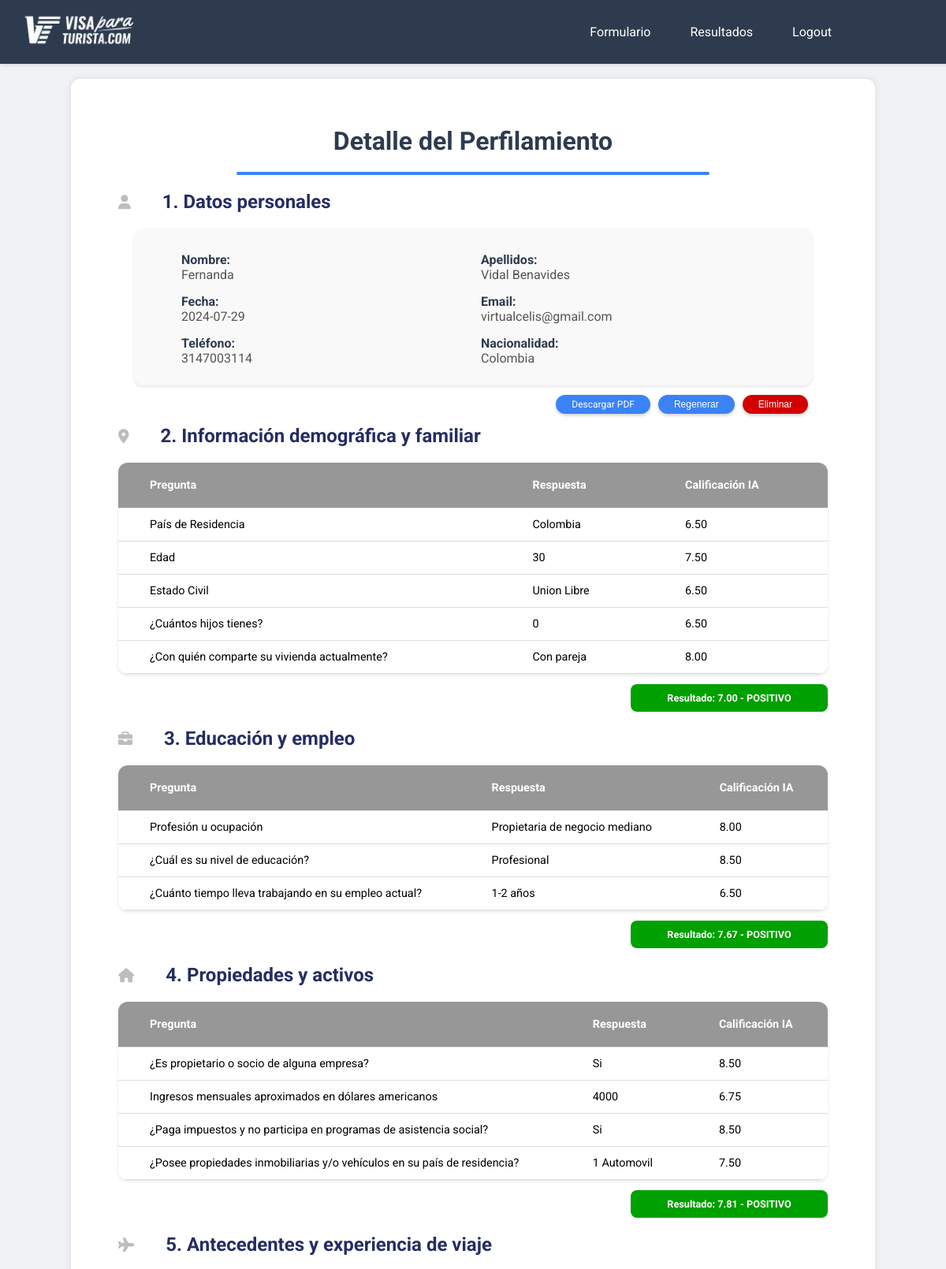
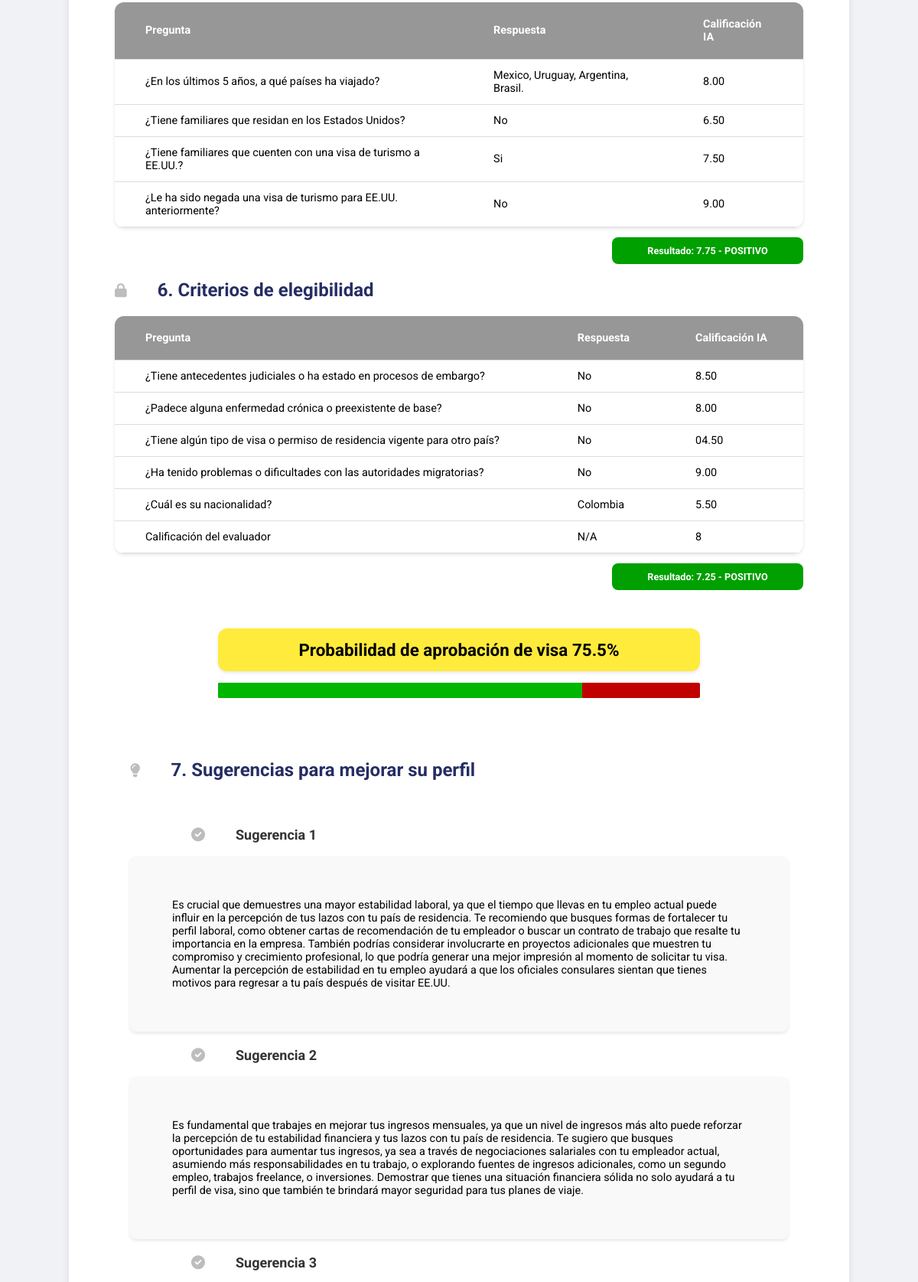
The app's page /detail/4 (signed in, upper part) with its own data (2 pictures, top to bottom).
### models.py (models this page shows)
class FormResult(db.Model):
  id = db.Column(db.Integer, primary_key=True)
  fecha = db.Column(db.String(50), nullable=False)
  nombre = db.Column(db.String(100), nullable=False)
  apellidos = db.Column(db.String(100), nullable=False)
  email = db.Column(db.String(100), nullable=False)
  telefono = db.Column(db.String(50), nullable=False)
  pais_residencia = db.Column(db.String(100), nullable=False)
  edad = db.Column(db.Integer, nullable=False)
  estado_civil = db.Column(db.String(50), nullable=False)
  hijos = db.Column(db.String(50), nullable=False)
  vivienda = db.Column(db.String(100), nullable=False)
  profesion = db.Column(db.String(100), nullable=False)
  nivel_educacion = db.Column(db.String(100), nullable=False)
  tiempo_empleo = db.Column(db.String(100), nullable=False)
  propietario = db.Column(db.String(50), nullable=False)
  ingresos = db.Column(db.Integer, nullable=False)
  impuestos = db.Column(db.String(50), nullable=False)
  propiedades = db.Column(db.String(100), nullable=False)
  viajes = db.Column(db.String(100), nullable=False)
  familiares_eeuu = db.Column(db.String(100), nullable=False)
  familiares_visa = db.Column(db.String(100), nullable=False)
  visa_negada = db.Column(db.String(100), nullable=False)
  antecedentes = db.Column(db.String(100), nullable=False)
  enfermedades = db.Column(db.String(100), nullable=False)
  visa_otra = db.Column(db.String(100), nullable=False)
  problemas_migratorios = db.Column(db.String(100), nullable=False)
  nacionalidad = db.Column(db.String(100), nullable=False)
  calificacion = db.Column(db.Integer, nullable=False)
  calificacion_pais_residencia_ChatGPT = db.Column(db.Text, nullable=True)
  calificacion_edad_ChatGPT = db.Column(db.Text, nullable=True)
  calificacion_estado_civil_ChatGPT = db.Column(db.Text, nullable=True)
  calificacion_hijos_ChatGPT = db.Column(db.Text, nullable=True)
  calificacion_vivienda_ChatGPT = db.Column(db.Text, nullable=True)
  calificacion_profesion_ChatGPT = db.Column(db.Text, nullable=True)
  calificacion_nivel_educacion_ChatGPT = db.Column(db.Text, nullable=True)
  calificacion_tiempo_empleo_ChatGPT = db.Column(db.Text, nullable=True)
  calificacion_propietario_ChatGPT = db.Column(db.Text, nullable=True)
  calificacion_ingresos_ChatGPT = db.Column(db.Text, nullable=True)
  calificacion_impuestos_ChatGPT = db.Column(db.Text, nullable=True)
  calificacion_propiedades_ChatGPT = db.Column(db.Text, nullable=True)
  calificacion_viajes_ChatGPT = db.Column(db.Text, nullable=True)
  calificacion_familiares_eeuu_ChatGPT = db.Column(db.Text, nullable=True)
  calificacion_familiares_visa_ChatGPT = db.Column(db.Text, nullable=True)
  calificacion_visa_negada_ChatGPT = db.Column(db.Text, nullable=True)
  calificacion_antecedentes_ChatGPT = db.Column(db.Text, nullable=True)
  calificacion_enfermedades_ChatGPT = db.Column(db.Text, nullable=True)
  calificacion_visa_otra_ChatGPT = db.Column(db.Text, nullable=True)
  calificacion_problemas_migratorios_ChatGPT = db.Column(db.Text, nullable=True)
  calificacion_nacionalidad_ChatGPT = db.Column(db.Text, nullable=True)
  calificacion_criterios_confidenciales_ChatGPT = db.Column(db.Text, nullable=True)
  probabilidad = db.Column(db.Integer, nullable=False)
  sugerencia_1_ChatGPT = db.Column(db.Text, nullable=True)
  sugerencia_2_ChatGPT = db.Column(db.Text, nullable=True)
  sugerencia_3_ChatGPT = db.Column(db.Text, nullable=True)
  calificacion_categoria_informacion_demografica_familiar_ChatGPT = db.Column(db.Text, nullable=True)
  calificacion_categoria_educacion_empleo_ChatGPT = db.Column(db.Text, nullable=True)
  calificacion_categoria_propiedades_activos_ChatGPT = db.Column(db.Text, nullable=True)
  calificacion_categoria_antecedentes_experiencia_viaje_ChatGPT = db.Column(db.Text, nullable=True)
  calificacion_categoria_criterios_confidenciales_ChatGPT = db.Column(db.Text, nullable=True)
  notas = db.Column(db.Text, nullable=True)
  pdf_path = db.Column(db.String(200), nullable=False)

### app.py (the view)
@app.route('/detail/<int:id>')
@login_required
def detail(id):
    result = FormResult.query.get_or_404(id)
    return render_template('detail.html', result=result)

### app.py (called while the page is built)
@login_manager.user_loader
def load_user(user_id):
    return User.query.get(int(user_id))

### templates/detail.html (shortened to what this page needs)
<!DOCTYPE html>
<html lang="es">
<head>
    <link rel="stylesheet" href="https://cdnjs.cloudflare.com/ajax/libs/font-awesome/6.0.0-beta3/css/all.min.css">
</head>
<body>
  <nav class="navbar">
    <div class="topbar">
      <a href="/">
        <img
          src="../static/images/navbar.png"
          alt="Logo visa par turistas"
          class="logo-topbar"
      /></a>
      <div class="topbar-menu menu-adjustable">
        <a href="/form" class="{% if request.path == '/' %}active{% endif %}"
          >Formulario</a
        >
        <a
          href="/results"
          class="{% if request.path == '/results' %}active{% endif %}"
          >Resultados</a
        >
        {% if current_user.is_authenticated %}
        <a
          href="{{ url_for('logout') }}"
          class="{% if request.path == url_for('logout') %}active{% endif %}"
          >Logout</a
        >
        {% else %}
        <a
          href="{{ url_for('login') }}"
          class="{% if request.path == url_for('login') %}active{% endif %}"
          >Login</a
        >
        {% endif %}
      </div>
    </div>
  </nav>
    <div class="container" id="content">
        <div class="header content-margins">
            <h1>Detalle del Perfilamiento</h1>
            <div class="separator"></div>
        </div>
        <h2><i class="fa fa-user"></i> 1. Datos personales</h2>
        <div class="personal-details content-margins">
            <div>
                <label>Nombre:</label>
                <span id="nombre-span">{{ result.nombre }}</span>
            </div>
            <div>
                <label>Apellidos:</label>
                <span id="apellidos-span">{{ result.apellidos }}</span>
            </div>
            <div>
                <label>Fecha:</label>
                <span id="fecha-span">{{ result.fecha }}</span>
            </div>
            <div>
                <label>Email:</label>
                <span id="email-span">{{ result.email }}</span>
            </div>
            <div data-html2canvas-ignore="true">
                <label>Teléfono:</label>
                <span id="telefono-span">{{ result.telefono }}</span>
            </div>
            <div data-html2canvas-ignore="true">
                <label>Nacionalidad:</label>
                <span id="nacionalidad-span">{{ result.nacionalidad }}</span>
            </div>
        </div>
        <div class="buttons" data-html2canvas-ignore="true">
            <a href="#" id="generatePDF" data-id="{{ result.id }}">Descargar PDF</a>
            <button type="button" onclick="document.getElementById('regenerar-form').submit();">Regenerar</button>
            <button class="delete-button" onclick="openDeleteDialog()">Eliminar</button>
        </div>
        <h2><i class="fa fa-map-marker-alt"></i> 2. Información demográfica y familiar</h2>
        <table class="other-info">
            <tr>
                <th>Pregunta</th>
                <th>Respuesta</th>
                <th>Calificación IA</th>
            </tr>
            <tr>
                <td>País de Residencia</td>
                <td>{{ result.pais_residencia }}</td>
                <td>{{ result.calificacion_pais_residencia_ChatGPT }}</td>
            </tr>
            <tr>
                <td>Edad</td>
                <td>{{ result.edad }}</td>
                <td>{{ result.calificacion_edad_ChatGPT }}</td>
            </tr>
            <tr>
                <td>Estado Civil</td>
                <td>{{ result.estado_civil }}</td>
                <td>{{ result.calificacion_estado_civil_ChatGPT }}</td>
            </tr>
            <tr>
                <td>¿Cuántos hijos tienes?</td>
                <td>{{ result.hijos }}</td>
                <td>{{ result.calificacion_hijos_ChatGPT }}</td>
            </tr>
            <tr>
                <td>¿Con quién comparte su vivienda actualmente?</td>
                <td>{{ result.vivienda }}</td>
                <td>{{ result.calificacion_vivienda_ChatGPT }}</td>
            </tr>
        </table>
        <div class="result-container">
            <div id="result-info-table" class="result-box"></div>
        </div>
        <h2><i class="fa fa-briefcase"></i> 3. Educación y empleo</h2>
        <table class="other-info">
            <tr>
                <th>Pregunta</th>
                <th>Respuesta</th>
                <th>Calificación IA</th>
            </tr>
            <tr>
                <td>Profesión u ocupación</td>
                <td>{{ result.profesion }}</td>
                <td>{{ result.calificacion_profesion_ChatGPT }}</td>
            </tr>
            <tr>
                <td>¿Cuál es su nivel de educación?</td>
                <td>{{ result.nivel_educacion }}</td>
                <td>{{ result.calificacion_nivel_educacion_ChatGPT }}</td>
            </tr>
            <tr>
                <td>¿Cuánto tiempo lleva trabajando en su empleo actual?</td>
                <td>{{ result.tiempo_empleo }}</td>
                <td>{{ result.calificacion_tiempo_empleo_ChatGPT }}</td>
            </tr>
        </table>
        <div class="result-container">
            <div id="result-education-table" class="result-box"></div>
        </div>
        <h2><i class="fa fa-home"></i> 4. Propiedades y activos</h2>
        <table class="other-info">
            <tr>
                <th>Pregunta</th>
                <th>Respuesta</th>
                <th>Calificación IA</th>
            </tr>
            <tr>
                <td>¿Es propietario o socio de alguna empresa?</td>
                <td>{{ result.propietario }}</td>
                <td>{{ result.calificacion_propietario_ChatGPT }}</td>
            </tr>
            <tr>
                <td>Ingresos mensuales aproximados en dólares americanos</td>
                <td>{{ result.ingresos }}</td>
                <td>{{ result.calificacion_ingresos_ChatGPT }}</td>
            </tr>
            <tr>
                <td>¿Paga impuestos y no participa en programas de asistencia social?</td>
                <td>{{ result.impuestos }}</td>
                <td>{{ result.calificacion_impuestos_ChatGPT }}</td>
            </tr>
            <tr>
                <td>¿Posee propiedades inmobiliarias y/o vehículos en su país de residencia?</td>
                <td>{{ result.propiedades }}</td>
                <td>{{ result.calificacion_propiedades_ChatGPT }}</td>
            </tr>
        </table>
        <div class="result-container">
            <div id="result-assets-table" class="result-box"></div>
        </div>
        <h2><i class="fa fa-plane"></i> 5. Antecedentes y experiencia de viaje</h2>
        <table class="other-info">
            <tr>
                <th>Pregunta</th>
                <th>Respuesta</th>
                <th>Calificación IA</th>
            </tr>
            <tr>
                <td>¿En los últimos 5 años, a qué países ha viajado?</td>
                <td>{{ result.viajes }}</td>
                <td>{{ result.calificacion_viajes_ChatGPT }}</td>
            </tr>
            <tr>
                <td>¿Tiene familiares que residan en los Estados Unidos?</td>
                <td>{{ result.familiares_eeuu }}</td>
                <td>{{ result.calificacion_familiares_eeuu_ChatGPT }}</td>
            </tr>
            <tr>
                <td>¿Tiene familiares que cuenten con una visa de turismo a EE.UU.?</td>
                <td>{{ result.familiares_visa }}</td>
                <td>{{ result.calificacion_familiares_visa_ChatGPT }}</td>
            </tr>
            <tr>
                <td>¿Le ha sido negada una visa de turismo para EE.UU. anteriormente?</td>
                <td>{{ result.visa_negada }}</td>
                <td>{{ result.calificacion_visa_negada_ChatGPT }}</td>
            </tr>
        </table>
        <div class="result-container">
            <div id="result-background-table" class="result-box"></div>
        </div>
        <h2><i class="fa fa-lock"></i> 6. Criterios de elegibilidad</h2>
        <table class="other-info">
            <tr>
                <th>Pregunta</th>
                <th>Respuesta</th>
                <th>Calificación IA</th>
            </tr>
            <tr>
                <td>¿Tiene antecedentes judiciales o ha estado en procesos de embargo?</td>
                <td>{{ result.antecedentes }}</td>
                <td>{{ result.calificacion_antecedentes_ChatGPT }}</td>
            </tr>
            <tr>
                <td>¿Padece alguna enfermedad crónica o preexistente de base?</td>
                <td>{{ result.enfermedades }}</td>
                <td>{{ result.calificacion_enfermedades_ChatGPT }}</td>
            </tr>
            <tr>
                <td>¿Tiene algún tipo de visa o permiso de residencia vigente para otro país?</td>
                <td>{{ result.visa_otra }}</td>
                <td>{{ result.calificacion_visa_otra_ChatGPT }}</td>
            </tr>
            <tr>
                <td>¿Ha tenido problemas o dificultades con las autoridades migratorias?</td>
                <td>{{ result.problemas_migratorios }}</td>
                <td>{{ result.calificacion_problemas_migratorios_ChatGPT }}</td>
            </tr>
            <tr>
                <td>¿Cuál es su nacionalidad?</td>
                <td>{{ result.nacionalidad }}</td>
                <td>{{ result.calificacion_nacionalidad_ChatGPT }}</td>
            </tr>
            <tr>
                <td>Calificación del evaluador</td>
                <td>N/A</td>
                <td>{{ result.calificacion }}</td>
            </tr>
        </table>
        <div class="result-container">
            <div id="result-confidential-table" class="result-box"></div>
        </div>
        <div class="probability">
            <strong>Probabilidad de aprobación de visa</strong>
            <strong>{{ result.probabilidad }}%</strong>
        </div>
        <div class="probability-bar">
            <div class="probability-bar-inner"></div>
        </div>
        <div class="suggestions content-margins">
            <h2 style="margin-bottom: 60px;"><i class="fa fa-lightbulb"></i> 7. Sugerencias para mejorar su perfil</h2>
            <div class="suggestion">
                <h3><i class="fa fa-check-circle"></i> Sugerencia 1</h3>
                <p>{{ result.sugerencia_1_ChatGPT }}</p>
            </div>
            <div class="suggestion">
                <h3><i class="fa fa-check-circle"></i> Sugerencia 2</h3>
                <p>{{ result.sugerencia_2_ChatGPT }}</p>
            </div>
            <div class="suggestion">
                <h3><i class="fa fa-check-circle"></i> Sugerencia 3</h3>
            </div>
        </div>
</body>
</html>

### records on screen
FormResult: nombre "Fernanda", apellidos "Vidal Benavides", fecha "2024-07-29", email "virtualcelis@gmail.com", telefono "3147003114", nacionalidad "Colombia", pais_residencia "Colombia", calificacion_pais_residencia_ChatGPT "6.50", edad "30", calificacion_edad_ChatGPT "7.50", estado_civil "Union Libre", calificacion_estado_civil_ChatGPT "6.50", hijos "0", calificacion_hijos_ChatGPT "6.50", vivienda "Con pareja", calificacion_vivienda_ChatGPT "8.00", profesion "Propietaria de negocio mediano", calificacion_profesion_ChatGPT "8.00", nivel_educacion "Profesional", calificacion_nivel_educacion_ChatGPT "8.50", tiempo_empleo "1-2 años", calificacion_tiempo_empleo_ChatGPT "6.50", propietario "Si", calificacion_propietario_ChatGPT "8.50", ingresos "4000", calificacion_ingresos_ChatGPT "6.75", impuestos "Si", calificacion_impuestos_ChatGPT "8.50", propiedades "1 Automovil", calificacion_propiedades_ChatGPT "7.50", viajes "Mexico, Uruguay, Argentina, Brasil.", calificacion_viajes_ChatGPT "8.00", familiares_eeuu "No", calificacion_familiares_eeuu_ChatGPT "6.50", familiares_visa "Si", calificacion_familiares_visa_ChatGPT "7.50", visa_negada "No", calificacion_visa_negada_ChatGPT "9.00", antecedentes "No", calificacion_antecedentes_ChatGPT "8.50", enfermedades "No", calificacion_enfermedades_ChatGPT "8.00", visa_otra "No", calificacion_visa_otra_ChatGPT "04.50", problemas_migratorios "No", calificacion_problemas_migratorios_ChatGPT "9.00", calificacion_nacionalidad_ChatGPT "5.50", calificacion "8", probabilidad "75.5", sugerencia_1_ChatGPT "Es crucial que demuestres una mayor estabilidad laboral, ya que el tiempo que llevas en tu empleo actual puede influir en la percepción de tus lazos con tu país de residencia. Te recomiendo que busques formas de fortalecer tu perfil laboral, como obtener cartas de recomendación de tu empleador o buscar un contrato de trabajo que resalte tu importancia en la empresa. También podrías considerar involucrarte en proyectos adicionales que muestren tu compromiso y crecimiento profesional, lo que podría generar una mejor impresión al momento de solicitar tu visa. Aumentar la percepción de estabilidad en tu empleo ayudará a que los oficiales consulares sientan que tienes motivos para regresar a tu…", sugerencia_2_ChatGPT "Es fundamental que trabajes en mejorar tus ingresos mensuales, ya que un nivel de ingresos más alto puede reforzar la percepción de tu estabilidad financiera y tus lazos con tu país de residencia. Te sugiero que busques oportunidades para aumentar tus ingresos, ya sea a través de negociaciones salariales con tu empleador actual, asumiendo más responsabilidades en tu trabajo, o explorando fuentes de ingresos adicionales, como un segundo empleo, trabajos freelance, o inversiones. Demostrar que tienes una situación financiera sólida no solo ayudará a tu perfil de visa, sino que también te brindará mayor seguridad para tus planes de viaje."
